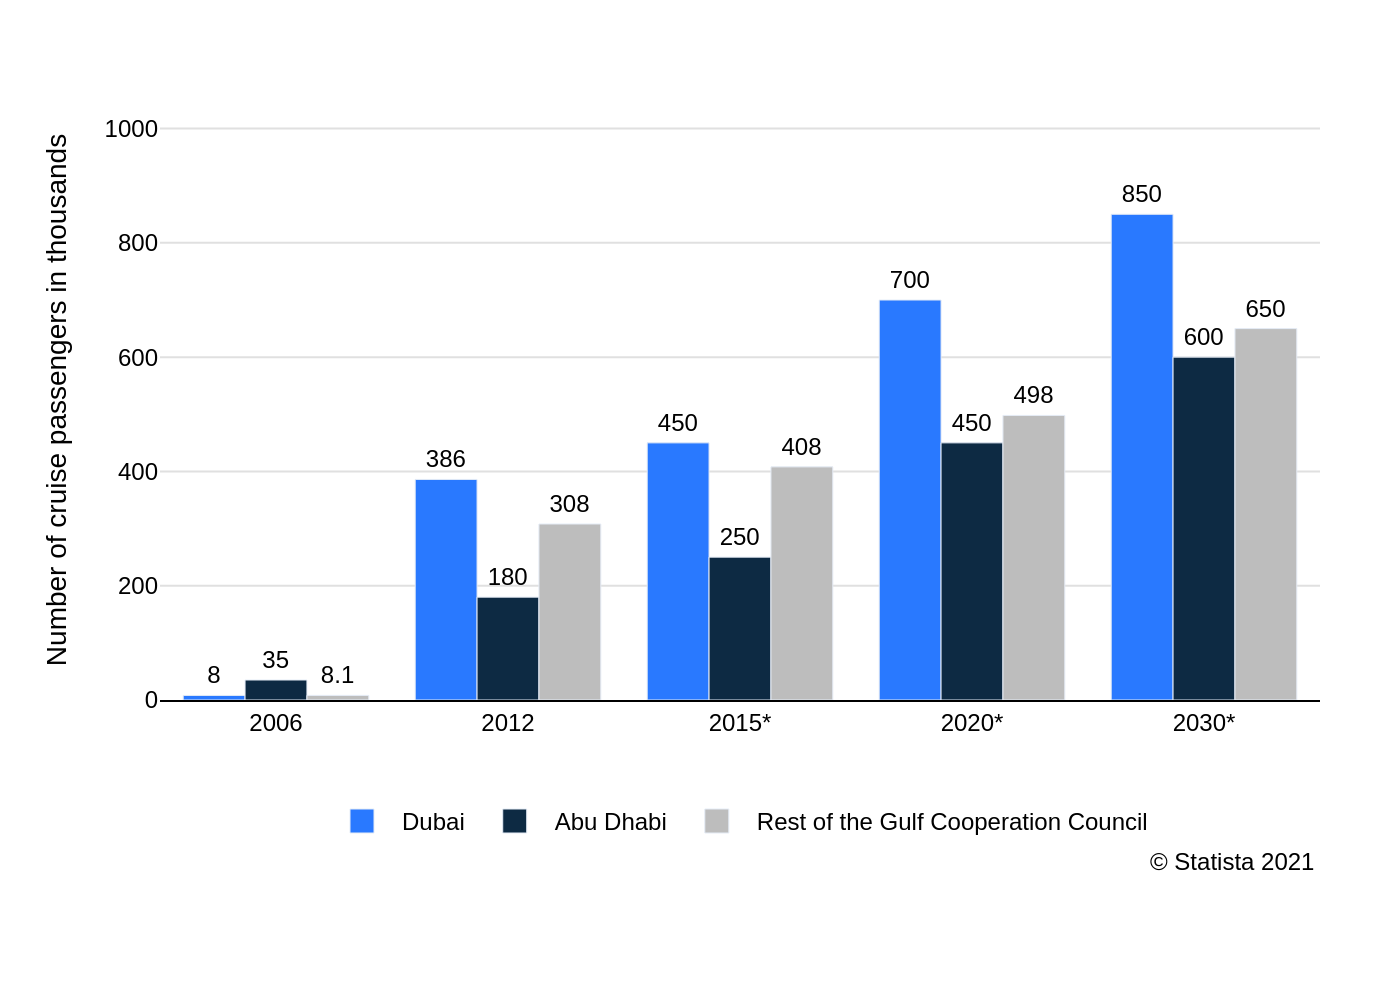

Reproduce this figure in Python.
import sys
import json
import plotly.graph_objects as go
import pathlib

# Check for command-line argument
if len(sys.argv) != 2:
    print(f"Usage: python {sys.argv[0]} <json_file_path>")
    sys.exit(1)

# Get file paths
json_path = pathlib.Path(sys.argv[1])
if not json_path.is_file():
    print(f"Error: JSON file not found at {json_path}")
    sys.exit(1)

output_filename = json_path.stem + ".png"

# Load data from JSON
try:
    with open(json_path, 'r', encoding='utf-8') as f:
        chart_config = json.load(f)
except json.JSONDecodeError:
    print(f"Error: Invalid JSON in {json_path}")
    sys.exit(1)

# Extract data and texts
chart_data = chart_config['chart_data']
texts = chart_config['texts']
colors = chart_config['colors']
categories = chart_data['categories']
series_list = chart_data['series']

# Create figure
fig = go.Figure()

# Add traces for each data series
for i, series in enumerate(series_list):
    fig.add_trace(go.Bar(
        x=categories,
        y=series['data'],
        name=series['name'],
        marker_color=colors[i],
        text=series['data'],
        textposition='outside',
        texttemplate='%{text}',
        cliponaxis=False  # Prevents data labels from being clipped at the top
    ))

# Combine title and subtitle
title_text = ""
if texts.get("title"):
    title_text += f"<b>{texts['title']}</b>"
if texts.get("subtitle"):
    title_text += f"<br><sub>{texts['subtitle']}</sub>" if title_text else f"<sub>{texts['subtitle']}</sub>"

# Update layout
fig.update_layout(
    barmode='group',
    plot_bgcolor='white',
    paper_bgcolor='white',
    font=dict(family="Arial", size=12, color="black"),
    title=dict(
        text=title_text if title_text else None,
        x=0.05,
        xanchor='left'
    ),
    xaxis=dict(
        title_text=texts.get('x_axis_label'),
        showline=True,
        linecolor='black',
        linewidth=1
    ),
    yaxis=dict(
        title_text=texts.get('y_axis_label'),
        showgrid=True,
        gridcolor='#E0E0E0',
        zeroline=False,
        range=[0, 1050],
        dtick=200
    ),
    legend=dict(
        orientation="h",
        yanchor="bottom",
        y=-0.25,
        xanchor="center",
        x=0.5
    ),
    margin=dict(l=80, r=40, t=50, b=150)
)

# Add source annotation
if texts.get("source"):
    fig.add_annotation(
        text=texts['source'],
        align='right',
        showarrow=False,
        xref='paper',
        yref='paper',
        x=1,
        y=-0.3,
        xanchor='right',
        yanchor='bottom'
    )

# Update trace text styling
fig.update_traces(textfont=dict(size=12, family="Arial"))

# Save the figure
fig.write_image(output_filename, scale=2)
print(f"Chart saved to {output_filename}")
